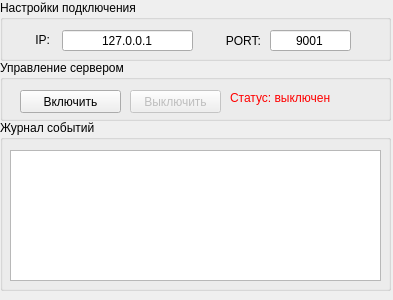
<?xml version="1.0" encoding="UTF-8"?>
<ui version="4.0">
 <class>MainWindow</class>
 <widget class="QMainWindow" name="MainWindow">
  <property name="geometry">
   <rect>
    <x>0</x>
    <y>0</y>
    <width>393</width>
    <height>300</height>
   </rect>
  </property>
  <property name="windowTitle">
   <string>MainWindow</string>
  </property>
  <widget class="QWidget" name="centralwidget">
   <widget class="QGroupBox" name="groupBox">
    <property name="geometry">
     <rect>
      <x>0</x>
      <y>0</y>
      <width>391</width>
      <height>61</height>
     </rect>
    </property>
    <property name="title">
     <string>Настройки подключения</string>
    </property>
    <widget class="QLabel" name="label">
     <property name="geometry">
      <rect>
       <x>30</x>
       <y>30</y>
       <width>20</width>
       <height>20</height>
      </rect>
     </property>
     <property name="text">
      <string>IP:</string>
     </property>
     <property name="alignment">
      <set>Qt::AlignRight|Qt::AlignTrailing|Qt::AlignVCenter</set>
     </property>
    </widget>
    <widget class="QLineEdit" name="lineEdit">
     <property name="geometry">
      <rect>
       <x>62</x>
       <y>30</y>
       <width>131</width>
       <height>21</height>
      </rect>
     </property>
     <property name="inputMask">
      <string/>
     </property>
     <property name="text">
      <string>127.0.0.1</string>
     </property>
     <property name="alignment">
      <set>Qt::AlignCenter</set>
     </property>
    </widget>
    <widget class="QLineEdit" name="lineEdit_2">
     <property name="geometry">
      <rect>
       <x>270</x>
       <y>30</y>
       <width>81</width>
       <height>21</height>
      </rect>
     </property>
     <property name="text">
      <string>9001</string>
     </property>
     <property name="alignment">
      <set>Qt::AlignCenter</set>
     </property>
    </widget>
    <widget class="QLabel" name="label_2">
     <property name="geometry">
      <rect>
       <x>220</x>
       <y>30</y>
       <width>41</width>
       <height>21</height>
      </rect>
     </property>
     <property name="text">
      <string>PORT:</string>
     </property>
     <property name="alignment">
      <set>Qt::AlignRight|Qt::AlignTrailing|Qt::AlignVCenter</set>
     </property>
    </widget>
   </widget>
   <widget class="QGroupBox" name="groupBox_2">
    <property name="geometry">
     <rect>
      <x>0</x>
      <y>60</y>
      <width>391</width>
      <height>61</height>
     </rect>
    </property>
    <property name="title">
     <string>Управление сервером</string>
    </property>
    <widget class="QPushButton" name="pushButton">
     <property name="geometry">
      <rect>
       <x>20</x>
       <y>30</y>
       <width>101</width>
       <height>23</height>
      </rect>
     </property>
     <property name="text">
      <string>Включить</string>
     </property>
    </widget>
    <widget class="QPushButton" name="pushButton_2">
     <property name="enabled">
      <bool>false</bool>
     </property>
     <property name="geometry">
      <rect>
       <x>130</x>
       <y>30</y>
       <width>91</width>
       <height>23</height>
      </rect>
     </property>
     <property name="text">
      <string>Выключить</string>
     </property>
    </widget>
    <widget class="QLabel" name="label_3">
     <property name="geometry">
      <rect>
       <x>230</x>
       <y>30</y>
       <width>151</width>
       <height>16</height>
      </rect>
     </property>
     <property name="styleSheet">
      <string notr="true">color: red</string>
     </property>
     <property name="text">
      <string>Статус: выключен</string>
     </property>
    </widget>
   </widget>
   <widget class="QGroupBox" name="groupBox_3">
    <property name="geometry">
     <rect>
      <x>0</x>
      <y>120</y>
      <width>391</width>
      <height>171</height>
     </rect>
    </property>
    <property name="title">
     <string>Журнал событий</string>
    </property>
    <widget class="QTextEdit" name="textEdit">
     <property name="geometry">
      <rect>
       <x>10</x>
       <y>30</y>
       <width>371</width>
       <height>131</height>
      </rect>
     </property>
    </widget>
   </widget>
  </widget>
 </widget>
 <resources/>
 <connections/>
</ui>
